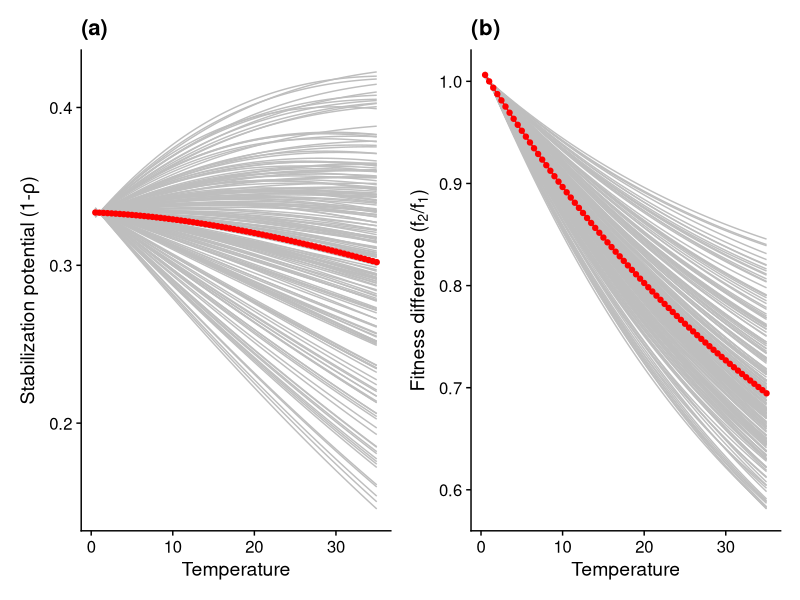
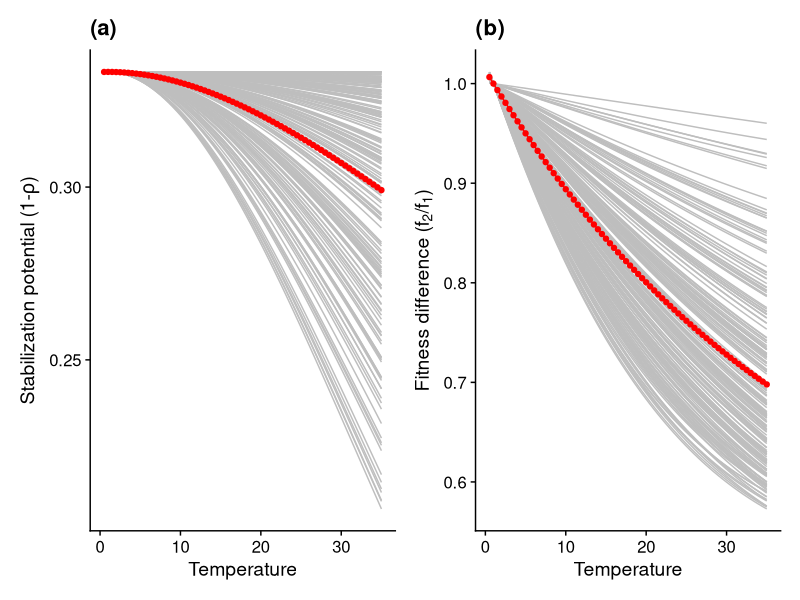
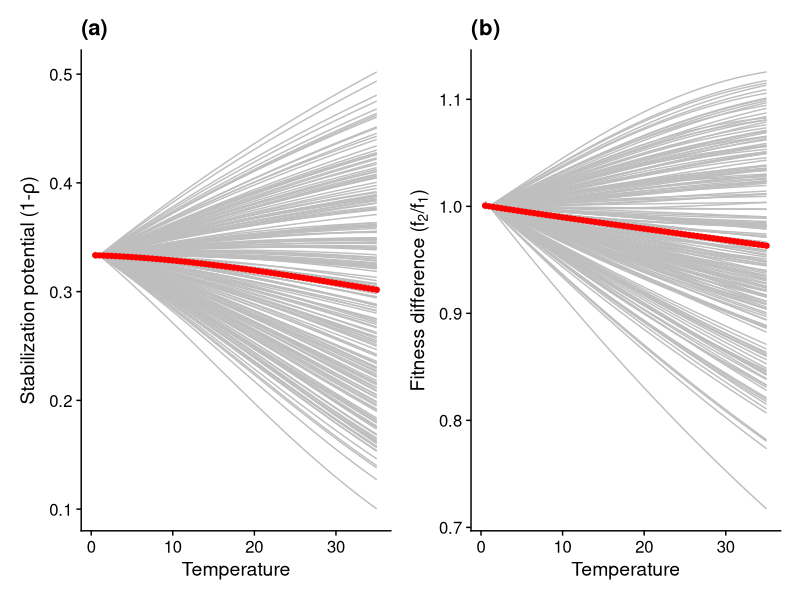
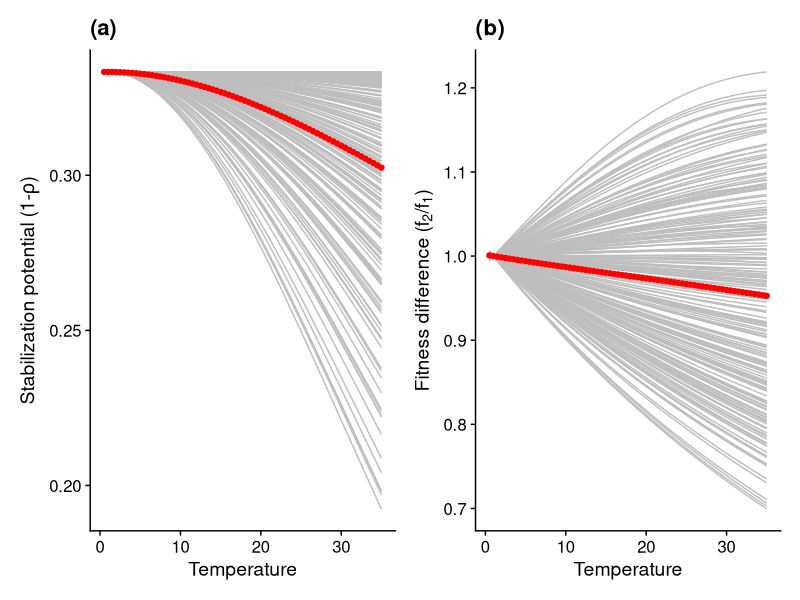
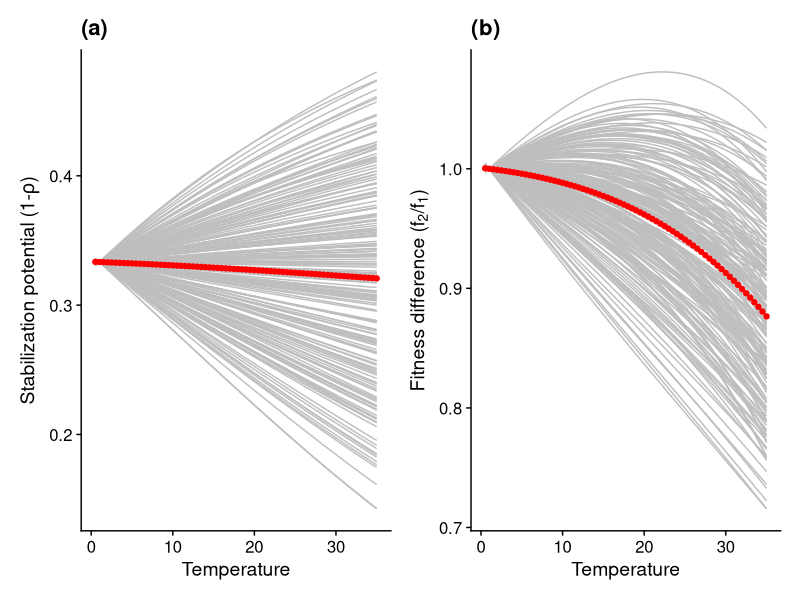
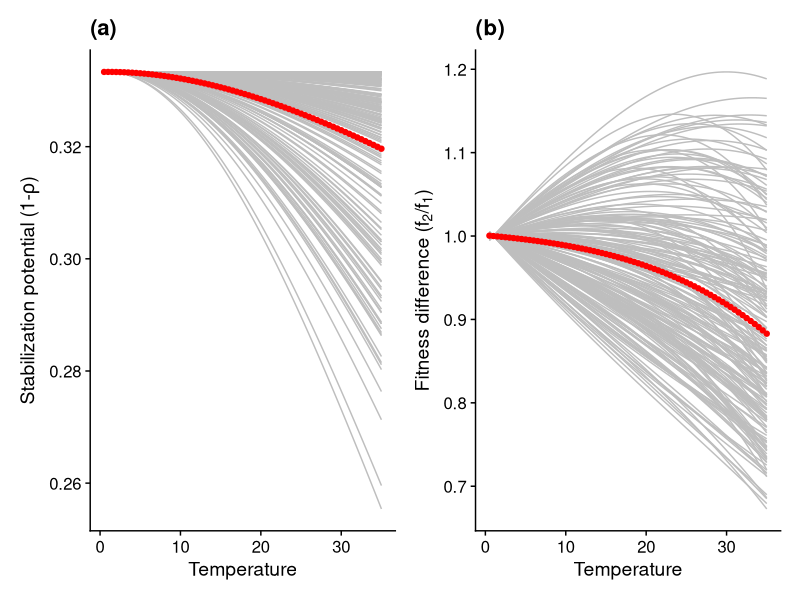
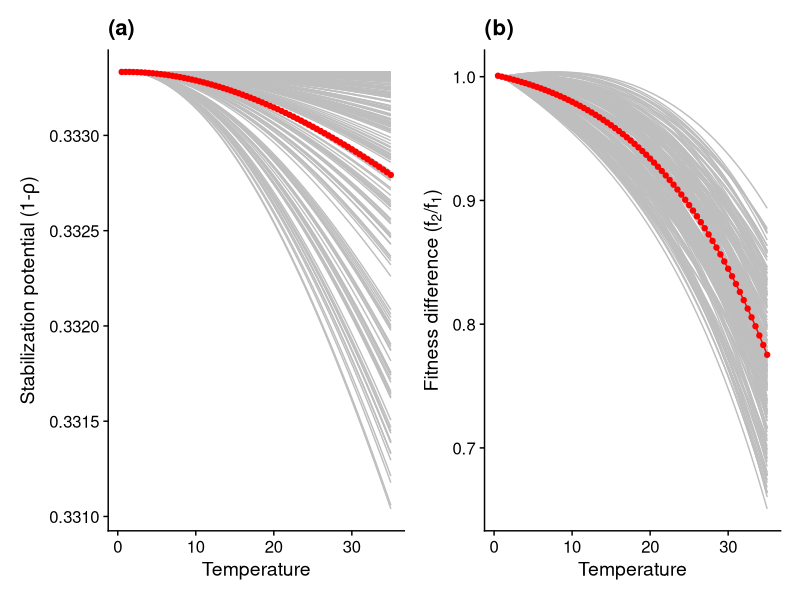
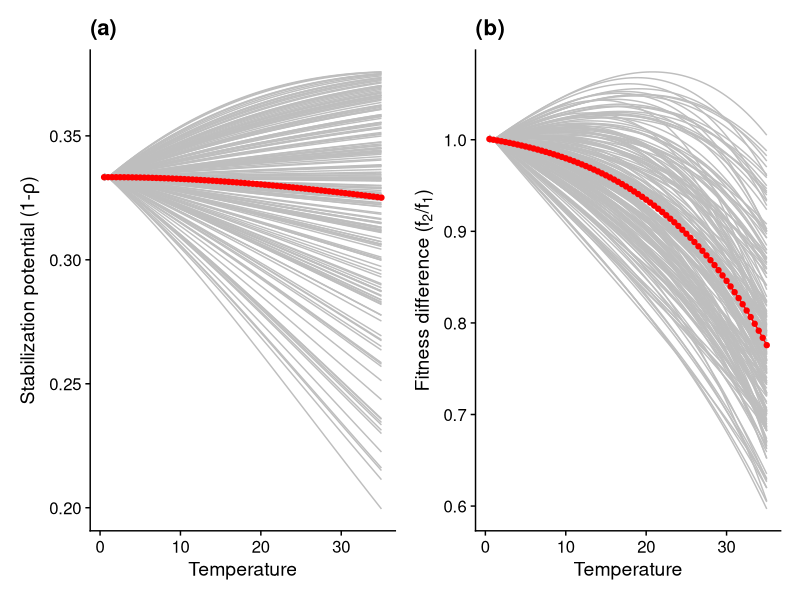

Here is the R script that generated these plots, in order:
### PJK Apr 30 2020
library(tidyverse)
library(cowplot)
library(patchwork)
theme_set(theme_cowplot())



### Arrhenius function to model the temperature dependence
arrhenius_function <- function(Temp, E, b1, ref_temp = 1) {
  k <- 8.62e-05 #Boltzmann's constant
  E <- E # 0.6 # activation energy (eV)
  T <- Temp+273.15 #range of temp in K
  Tc <- ref_temp+273.15 #reference temperature
  
  metabolism<-(b1*exp(1)^(E*(1/(k*Tc)-1/(k*T))))
  return(metabolism)
}


### JB modifying to have two consumer species, 1 and 2, and two resource species, N and P
### Function to calculate MCT components under different temperatures
temp_dependences_MacArthur <- function(T = 25, ref_temp2 = 1,
                                       r_EaN = 0.5, r_EaP = 0.5, 
                                       c_Ea1N = 0.8, c_Ea1P = 0.8, 
                                       c_Ea2N = 0.8, c_Ea2P = 0.8, 
                                       K_EaN = -0.3, K_EaP = -0.3, 
                                       v_EaN = 0.0, v_EaP = 0.0, 
                                       m_Ea1 = 0.6, m_Ea2 = 0.6,
									   C1N_b = 0.2, c2P_b = 0.2,
									   c1P_b = 0.4, c2N_b = 0.4
									   ){
  
  # resource growth rates
  rN = arrhenius_function(Temp = T, E = r_EaN, b1 = 0.05) 
  rP = arrhenius_function(Temp = T, E = r_EaP, b1 = 0.05) 
  
  # resource carrying capacity
  KN = arrhenius_function(Temp = T, E = K_EaN, b1 = 2) 
  KP = arrhenius_function(Temp = T, E = K_EaP, b1 = 2) 
  
  # cij = per capita consumption of comsumer i on resource j
  c1N = arrhenius_function(Temp = T, E = c_Ea1N, b1 = C1N_b)
  c1P = arrhenius_function(Temp = T, E = c_Ea1P, b1 = c1P_b) ## species 1 consumes more P than N
  c2N = arrhenius_function(Temp = T, E = c_Ea2N, b1 = c2N_b) ## species 2 consumes more N than P
  c2P = arrhenius_function(Temp = T, E = c_Ea2P, b1 = c2P_b) 
  
  # vij = conversion factor that converts resource j into biomass of consumer i
  v1N = arrhenius_function(Temp = T, E = v_EaN, b1 = 0.2)
  v2N = arrhenius_function(Temp = T, E = v_EaN, b1 = 0.4) ## species 2 converts N more efficiently 
  v1P = arrhenius_function(Temp = T, E = v_EaP, b1 = 0.4) ## species 1 converts P more efficiently 
  v2P = arrhenius_function(Temp = T, E = v_EaP, b1 = 0.2)
  
  # mortality rates
  m1 = arrhenius_function(Temp = T, E = m_Ea1, b1 = 0.01)
  m2 = arrhenius_function(Temp = T, E = m_Ea2, b1 = 0.01)
  
  # Absolute competition coefficients
  beta11 = v1N * c1N * (KN/rN) * c1N + v1P * c1P * (KP/rP) * c1P ### intra
  beta12 = v1N * c1N * (KN/rN) * c2N + v1P * c1P * (KP/rP) * c2P ### inter
  beta22 = v2N * c2N * (KN/rN) * c2N + v2P * c2P * (KP/rP) * c2P ### intra
  beta21 = v2N * c2N * (KN/rN) * c1N + v2P * c2P * (KP/rP) * c1P ### inter
  
  
  g1 = v1N * c1N * KN + v1P * c1P * KP - m1 ### growth rate of the consumer 1
  g2 = v2N * c2N * KN + v2P * c2P * KP - m2 ### growth rate of consumer 2
  
  # Relative competition coefficients 
  a11 = beta11 / g1
  a21 = beta21 / g2
  a22 = beta22 / g2
  a12 = beta12 / g1
  
  # MCT components
  rho <- sqrt((a12*a21)/(a11*a22)) #niche overlap
  stabil_potential <- 1 - rho #stabilizing potential
  fit_ratio <- sqrt((a11*a12)/(a22*a21))  #fitness ratio
  coexist <- rho < fit_ratio &  fit_ratio < 1/rho
  
  # report results
  data.frame(T = T, 
             a11 = a11, a12 = a12, a22 = a22, a21 = a21, g1 = g1, g2 = g2,
             stabil_potential = stabil_potential, fit_ratio = fit_ratio, rho = rho, coexist = coexist, 
             m1 = m1, m2 = m2, rN = rN, rP = rP, KN = KN, KP = KP,
             c1N = c1N,  c1P = c1P,  c2N = c2N, c2P = c2P)
}



### Function to plot: parameter values, consumption vector slopes, ND & FD
plot_MacArthur <- function(Data.parameter, Data.temperature){
  
  # panel a: parameter value ~ temperature | species
  panel.a = 
    ggplot(Data.parameter, 
           aes(x = T, y = value, col = parameter)) +
    geom_point() +
    xlab("Temperature") +
    ylab(label = "Parameter value") + 
    ggtitle("(a)") +
    theme(legend.position = "bottom")
  
  # panel b: consumption vector slope ~ temperature | species
  Temp = data.frame(T = Data.temperature$T, 
                    slope1 = Data.temperature$c1P / Data.temperature$c1N, 
                    slope2 = Data.temperature$c2P / Data.temperature$c2N)
  Temp = Temp %>% gather(value=value, key=parameter, -T)
  panel.b = 
    ggplot(Temp, 
           aes(x = T, y = value, col = parameter)) +
    geom_point() +
    geom_hline(yintercept = 1, linetype=5) +
    xlab("Temperature") +
    ylab("Parameter value") + 
    ggtitle("(b)") +
    theme(legend.position = "bottom")
  
  # panel c: ND ~ temperature
  panel.c = 
    Data.temperature %>%
    filter((g1 > 0) & (g2 > 0)) %>%
    ggplot(aes(x = T, y = stabil_potential, col = T)) +
    geom_point() +
    scale_color_viridis_c("Temperature", end = 0.8) +
    xlab("Temperature") +
    ylab(expression(paste("Stabilization potential (1-", rho, ")"))) + 
    ggtitle("(c)") +
    theme(legend.position = "bottom")
  
  # panel d: FD ~ temperature
  panel.d = 
    Data.temperature %>%
    filter((g1 > 0) & (g2 > 0)) %>%
    ggplot(aes(x = T, y = fit_ratio, col = T)) +
    geom_point() +
    scale_color_viridis_c("Temperature", end = 0.8) +
    xlab("Temperature") +
    ylab(expression(paste("Fitness difference (", f[2], "/", f[1], ")"))) + 
    ggtitle("(d)") +
    theme(legend.position = "bottom")
  
  # panel e: FD ~ ND
  panel.e = 
    Data.temperature %>%
    filter((g1 > 0) & (g2 > 0)) %>%
    ggplot(aes(x = stabil_potential, y = fit_ratio, col = T)) +
    geom_point() +
    geom_ribbon(data = data.frame(x = seq(min(Data.temperature$stabil_potential)*0.99, max(Data.temperature$stabil_potential)*1.01, 0.001)),
                aes(x = x,
                    y = NULL, 
                    ymin = 1-x,
                    ymax = 1/(1-x)),
                fill = "grey", color = "black", alpha = 0.3) +
    geom_hline(yintercept = 1, linetype=5) +
    scale_x_continuous(expand=c(0, 0)) + 
    scale_color_viridis_c("Temperature", end = 0.8) +
    xlab(expression(paste("Stabilization potential (1-", rho, ")"))) +
    ylab(expression(paste("Fitness difference (", f[2], "/", f[1], ")"))) + 
    ggtitle("(e)") +
    theme(legend.position = "bottom")
  
  # Combine panels
  return(panel.a + panel.b + panel.c + panel.d + panel.e + plot_layout(nrow=1))
  
}



### Function to plot: alpha, competitive impact, sensitivity to competition
plot_MacArthur_alpha <- function(Data.temperature){
  
  # panel a: alpha ~ temperature | species
  Data.alpha = Data.temperature[, c("T", "a11", "a12", "a22", "a21")] %>% gather(value=value, key=parameter, -T)
  panel.a = 
    ggplot(Data.alpha, 
           aes(x = T, y = value, col = parameter)) +
    geom_point() +
    scale_color_manual(values=c("a11"="#08519c", "a21"="#6baed6", "a22"="#a50f15", "a12"="#fb6a4a")) + 
    xlab("Temperature") +
    ylab(expression(alpha[ij])) + 
    ggtitle("(a)") +
    theme(legend.position = "bottom")
  
  # panel b: relative impact ~ temperature | species
  Temp = data.frame(T = Data.temperature$T, 
                    rel.impact1 = Data.temperature$a21 / Data.temperature$a11, 
                    rel.impact2 = Data.temperature$a12 / Data.temperature$a22)
  Temp = Temp %>% gather(value=value, key=parameter, -T)
  panel.b = 
    ggplot(Temp, 
           aes(x = T, y = value, col = parameter)) +
    geom_point() +
    scale_color_manual(values=c("rel.impact1"="#08519c", "rel.impact2"="#a50f15")) + 
    xlab("Temperature") +
    ylab(expression(paste("Relative impact (", alpha[ji], "/", alpha[ii], ")"))) + 
    ggtitle("(b)") +
    theme(legend.position = "bottom")
  
  # panel c: sensitivity to competition ~ temperature | species
  Temp2 = data.frame(T = Data.temperature$T, 
                     sen1 = Data.temperature$a12 * Data.temperature$a11, 
                     sen2 = Data.temperature$a21 * Data.temperature$a22)
  Temp2 = Temp2 %>% gather(value=value, key=parameter, -T)
  panel.c = 
    ggplot(Temp2, 
           aes(x = T, y = value, col = parameter)) +
    geom_point() +
    scale_color_manual(values=c("sen1"="#08519c", "sen2"="#a50f15")) + 
    xlab("Temperature") +
    ylab(expression(paste("Sensitivity (", alpha[ii], "*", alpha[ij], ")"))) + 
    ggtitle("(c)") +
    theme(legend.position = "bottom")
  
  # Combine panels
  return(panel.a + panel.b + panel.c + plot_layout(nrow=1))
  
}


### Function to plot: ND & FD under random assembled species
plot_MacArthur_random <- function(Data.temperature){

  # Get mean response 
  average = 
    Data.temperature %>%
    group_by(T) %>%
    summarise(mean.stabil = mean(stabil_potential), 
              mean.fit = mean(fit_ratio))
  
  # panel a: ND ~ temperature
  panel.a = 
    Data.temperature %>%
    filter((g1 > 0) & (g2 > 0)) %>%
    ggplot(aes(x = T, y = stabil_potential, group=Trial)) +
    geom_line(col="grey") +
    geom_point(data = average, aes(x = T, y = mean.stabil, group = NULL), col="red") +
    geom_line(data = average, aes(x = T, y = mean.stabil, group=NULL), col="red") +
    xlab("Temperature") +
    ylab(expression(paste("Stabilization potential (1-", rho, ")"))) + 
    ggtitle("(a)") +
    theme(legend.position = "bottom")
  
  # panel b: FD ~ temperature
  panel.b = 
    Data.temperature %>%
    filter((g1 > 0) & (g2 > 0)) %>%
    ggplot(aes(x = T, y = fit_ratio, group=Trial)) +
    geom_line(col="grey") +
    geom_point(data = average, aes(x = T, y = mean.fit, group = NULL), col="red") +
    geom_line(data = average, aes(x = T, y = mean.fit, group=NULL), col="red") +
    xlab("Temperature") +
    ylab(expression(paste("Fitness difference (", f[2], "/", f[1], ")"))) + 
    ggtitle("(b)") +
    theme(legend.position = "bottom")
  
  # # panel c: FD ~ ND
  # panel.c = 
    # Data.temperature %>%
    # filter((g1 > 0) & (g2 > 0)) %>%
    # ggplot(aes(x = stabil_potential, y = fit_ratio, group=Trial)) +
    # geom_point(col="grey") +
    # geom_point(data = average, aes(x = mean.stabil, y = mean.fit, group = NULL), col="red") +
    # geom_line(data = average, aes(x = mean.stabil, y = mean.fit, group=NULL), col="red") +
    # geom_ribbon(data = data.frame(x = seq(min(Data.temperature$stabil_potential)*0.99, max(Data.temperature$stabil_potential)*1.01, 0.001)),
    #             aes(x = x,
    #                 y = NULL,
    #                 ymin = 1-x,
    #                 ymax = 1/(1-x),
    #                 group = NULL),
    #             fill = "grey", color = "black", alpha = 0.3) +
    # geom_hline(yintercept = 1, linetype=5) +
    # scale_x_continuous(expand=c(0, 0)) +
    # scale_color_viridis_c("Temperature", end = 0.8) +
    # xlab(expression(paste("Stabilization potential (1-", rho, ")"))) +
    # ylab(expression(paste("Fitness difference (", f[2], "/", f[1], ")"))) +
    # ggtitle("(c)") +
    # theme(legend.position = "bottom")
  
  # Combine panels
  return(panel.a + panel.b + plot_layout(nrow=1))
  
}

### SIMULATE !
### r varies with temperature & species have different activation energy for r (benefitting Sp1: r_Ea2 > r_Ea1)
# ### Other parameters vary with temperature (same AE between species for other parameters) 
# Data.temperature.r = temp_dependences_MacArthur(T = seq(0, 35, by = 0.1), 
#                                                 r_Ea1 = 0.3, r_Ea2 = 0.5, 
#                                                 K_Ea1 = -0.3, K_Ea2 = -0.3, 
#                                                 c_Ea11 = 0.8, c_Ea12 = 0.8, 
#                                                 c_Ea21 = 0.8, c_Ea22 = 0.8, 
#                                                 v_Ea1 = 0.0, v_Ea2 = 0.0, 
#                                                 m_Ea1 = 0.6, m_Ea2 = 0.6)

# ### Other parameters do not vary with temperature (AE=0) to disentangle underlying mechanism 
# ### Patterns are similar with previous simulations
# Data.temperature.r = temp_dependences_MacArthur(T = seq(0, 35, by = 0.1), 
#                                                 r_EaN = 0.3, r_EaP = 0.5, 
#                                                 K_EaN = -0.0, K_EaP = -0.0, 
#                                                 c_Ea1N = 0.0, c_Ea1P = 0.0, 
#                                                 c_Ea2N = 0.0, c_Ea2P = 0.0, 
#                                                 v_EaN = 0.0, v_EaP = 0.0, 
#                                                 m_Ea1 = 0.0, m_Ea2 = 0.0)
# Data.parameter.r = Data.temperature.r[, c("T", "rN", "rP")] %>% gather(value=value, key=parameter, -T)
# Plot.r = plot_MacArthur(Data.parameter.r, Data.temperature.r)
# Plot.alpha.r = plot_MacArthur_alpha(Data.temperature.r)
# ggsave(file="figures/joey-exploring/MacArthur-scenario-r-unequal-vs.png", plot = Plot.r, device = "png", width=17.5, height=4)
# ggsave(file="figures/joey-exploring/MacArthur-scenario-r-alpha.png", plot = Plot.alpha.r, device = "png", width=10.5, height=4)

### Mean reference species vs. Random target species (random species 2)
times = 200
Random.r = as.data.frame(matrix(0, length(seq(0.5, 35, by = 0.5)) * times, 21 + 1))
for(i in 1:times){
  temp = temp_dependences_MacArthur(T = seq(0.5, 35, by = 0.5),
                                    r_EaN = 0.3, r_EaP = 0.3 * 1.5,
                                    K_EaN = -0.3, K_EaP = -0.3 * runif(1, 0.9, 1.1),
                                    c_Ea1N = 0.8, c_Ea1P = 0.8,
                                    c_Ea2N = 0.8 * runif(1, 0.9, 1.1), c_Ea2P = 0.8 * runif(1, 0.9, 1.1),
                                    v_EaN = 0.0, v_EaP = 0.0,
                                    m_Ea1 = 0.6, m_Ea2 = 0.6 * runif(1, 0.9, 1.1))
  temp$Trial = rep(i, length(seq(0.5, 35, by = 0.5)))
  Random.r[(length(seq(0.5, 35, by = 0.5)) * (i - 1) + 1) : ((length(seq(0.5, 35, by = 0.5))) * (i - 1) + length(seq(0.5, 35, by = 0.5))), ] = temp
  names(Random.r) = names(temp)
}
Plot.r.random = plot_MacArthur_random(Random.r)
ggsave(filename ="../figures/RandomTargetSpecies/RandomMacArthur_r.pdf", plot = Plot.r.random, device = "pdf", width=8, height=4)

### Random reference species vs. Deviate-one-trait target species
times = 200
Random.ref.r = as.data.frame(matrix(0, length(seq(0.5, 35, by = 0.5)) * times, 21 + 1))
for(i in 1:times){
  Rand_r_EaN = 0.3 * runif(1, 0.9, 1.1)
  Rand_K_EaN = -0.3 * runif(1, 0.9, 1.1)
  Rand_c_Ea1N = 0.8 * runif(1, 0.9, 1.1)
  Rand_c_Ea1P = 0.8 * runif(1, 0.9, 1.1)
  Rand_v_EaN = 0.0
  Rand_m_Ea1 = 0.6 * runif(1, 0.9, 1.1)
  temp = temp_dependences_MacArthur(T = seq(0.5, 35, by = 0.5),
                                    r_EaN = Rand_r_EaN, r_EaP = Rand_r_EaN * 1.5,
                                    K_EaN = Rand_K_EaN, K_EaP = Rand_K_EaN,
                                    c_Ea1N = Rand_c_Ea1N, c_Ea1P = Rand_c_Ea1P,
                                    c_Ea2N = Rand_c_Ea1N, c_Ea2P = Rand_c_Ea1P,
                                    v_EaN = Rand_v_EaN, v_EaP = Rand_v_EaN,
                                    m_Ea1 = Rand_m_Ea1, m_Ea2 = Rand_m_Ea1)
  temp$Trial = rep(i, length(seq(0.5, 35, by = 0.5)))
  Random.ref.r[(length(seq(0.5, 35, by = 0.5)) * (i - 1) + 1) : ((length(seq(0.5, 35, by = 0.5))) * (i - 1) + length(seq(0.5, 35, by = 0.5))), ] = temp
  names(Random.ref.r) = names(temp)
}
Plot.r.random.ref = plot_MacArthur_random(Random.ref.r)
ggsave(filename ="../figures/RandomReferenceSpecies/RandomMacArthur_r.pdf", plot = Plot.r.random.ref, device = "pdf", width=8, height=4)


### K varies with temperature & species have different activation energy for K (benefitting Sp1: K_Ea2 > K_Ea1)
# ### Other parameters vary with temperature (same AE between species for other parameters) 
# Data.temperature.K = temp_dependences_MacArthur(T = seq(0, 35, by = 0.1), 
#                                                 r_Ea1 = 0.5, r_Ea2 = 0.5, 
#                                                 K_Ea1 = -0.3, K_Ea2 = -0.1, 
#                                                 c_Ea11 = 0.8, c_Ea12 = 0.8, 
#                                                 c_Ea21 = 0.8, c_Ea22 = 0.8, 
#                                                 v_Ea1 = 0.0, v_Ea2 = 0.0, 
#                                                 m_Ea1 = 0.6, m_Ea2 = 0.6)

# ### Other parameters do not vary with temperature (AE=0) to disentangle underlying mechanism
# ### Patterns are similar with previous simulations
# Data.temperature.K = temp_dependences_MacArthur(T = seq(0, 35, by = 0.1), 
#                                                 r_EaN = 0.0, r_EaP = 0.0, 
#                                                 K_EaN = -0.3, K_EaP = -0.1, 
#                                                 c_Ea1N = 0.0, c_Ea1P = 0.0, 
#                                                 c_Ea2N = 0.0, c_Ea2P = 0.0, 
#                                                 v_EaN = 0.0, v_EaP = 0.0, 
#                                                 m_Ea1 = 0.0, m_Ea2 = 0.0)
# Data.parameter.K = Data.temperature.K[, c("T", "KN", "KP")] %>% gather(value=value, key=parameter, -T)
# Plot.K = plot_MacArthur(Data.parameter.K, Data.temperature.K)
# Plot.alpha.K = plot_MacArthur_alpha(Data.temperature.K)
# ggsave(file="figures/joey-exploring/MacArthur-scenario-K.png", plot=Plot.K, device = "png", width=17.5, height=4)
# ggsave(file="figures/joey-exploring/MacArthur-scenario-K-alpha.png", plot=Plot.alpha.K, device = "png", width=10.5, height=4)

### Mean reference species vs. Random target species
times = 200
Random.K = as.data.frame(matrix(0, length(seq(0.5, 35, by = 0.5)) * times, 21 + 1))
for(i in 1:times){
  temp = temp_dependences_MacArthur(T = seq(0.5, 35, by = 0.5),
                                    r_EaN = 0.3, r_EaP = 0.3 * runif(1, 0.9, 1.1),
                                    K_EaN = -0.3, K_EaP = -0.3 * 0.5,
                                    c_Ea1N = 0.8, c_Ea1P = 0.8,
                                    c_Ea2N = 0.8 * runif(1, 0.9, 1.1), c_Ea2P = 0.8 * runif(1, 0.9, 1.1),
                                    v_EaN = 0.0, v_EaP = 0.0,
                                    m_Ea1 = 0.6, m_Ea2 = 0.6 * runif(1, 0.9, 1.1))
  temp$Trial = rep(i, length(seq(0.5, 35, by = 0.5)))
  Random.K[(length(seq(0.5, 35, by = 0.5)) * (i - 1) + 1) : ((length(seq(0.5, 35, by = 0.5))) * (i - 1) + length(seq(0.5, 35, by = 0.5))), ] = temp
  names(Random.K) = names(temp)
}
Plot.K.random = plot_MacArthur_random(Random.K)
ggsave(filename ="../figures/RandomTargetSpecies/RandomMacArthur_K.pdf", plot = Plot.K.random, device = "pdf", width=8, height=4)

### Random reference species vs. Deviate-one-trait target species
times = 200
Random.ref.K = as.data.frame(matrix(0, length(seq(0.5, 35, by = 0.5)) * times, 21 + 1))
for(i in 1:times){
  Rand_r_EaN = 0.3 * runif(1, 0.9, 1.1)
  Rand_K_EaN = -0.3 * runif(1, 0.9, 1.1)
  Rand_c_Ea1N = 0.8 * runif(1, 0.9, 1.1)
  Rand_c_Ea1P = 0.8 * runif(1, 0.9, 1.1)
  Rand_v_EaN = 0.0
  Rand_m_Ea1 = 0.6 * runif(1, 0.9, 1.1)
  temp = temp_dependences_MacArthur(T = seq(0.5, 35, by = 0.5),
                                    r_EaN = Rand_r_EaN, r_EaP = Rand_r_EaN,
                                    K_EaN = Rand_K_EaN, K_EaP = Rand_K_EaN * 0.5,
                                    c_Ea1N = Rand_c_Ea1N, c_Ea1P = Rand_c_Ea1P,
                                    c_Ea2N = Rand_c_Ea1N, c_Ea2P = Rand_c_Ea1P,
                                    v_EaN = Rand_v_EaN, v_EaP = Rand_v_EaN,
                                    m_Ea1 = Rand_m_Ea1, m_Ea2 = Rand_m_Ea1)
  temp$Trial = rep(i, length(seq(0.5, 35, by = 0.5)))
  Random.ref.K[(length(seq(0.5, 35, by = 0.5)) * (i - 1) + 1) : ((length(seq(0.5, 35, by = 0.5))) * (i - 1) + length(seq(0.5, 35, by = 0.5))), ] = temp
  names(Random.ref.K) = names(temp)
}
Plot.K.random.ref = plot_MacArthur_random(Random.ref.K)
ggsave(filename ="../figures/RandomReferenceSpecies/RandomMacArthur_K.pdf", plot = Plot.K.random.ref, device = "pdf", width=8, height=4)


### m varies with temperature & species have different activation energy for m (benefitting Sp1: m_Ea1 < m_Ea2)
# ### Other parameters vary with temperature (same AE between species for other parameters) 
# Data.temperature.m = temp_dependences_MacArthur(T = seq(0, 35, by = 0.1), 
#                                                 r_Ea1 = 0.5, r_Ea2 = 0.5, 
#                                                 K_Ea1 = -0.3, K_Ea2 = -0.3, 
#                                                 c_Ea11 = 0.8, c_Ea12 = 0.8, 
#                                                 c_Ea21 = 0.8, c_Ea22 = 0.8, 
#                                                 v_Ea1 = 0.0, v_Ea2 = 0.0, 
#                                                 m_Ea1 = 0.4, m_Ea2 = 0.6)

# ### Other parameters do not vary with temperature (AE=0) to disentangle underlying mechanism
# ### Patterns are similar with previous simulations
# Data.temperature.m = temp_dependences_MacArthur(T = seq(0, 35, by = 0.1), 
#                                                 r_EaN = 0.0, r_EaP = 0.0, 
#                                                 K_EaN = -0.0, K_EaP = -0.0, 
#                                                 c_Ea1N = 0.0, c_Ea1P = 0.0, 
#                                                 c_Ea2N = 0.0, c_Ea2P = 0.0, 
#                                                 v_EaN = 0.0, v_EaP = 0.0, 
#                                                 m_Ea1 = 0.4, m_Ea2 = 0.6)
# Data.parameter.m = Data.temperature.m[, c("T", "m1", "m2")] %>% gather(value=value, key=parameter, -T)
# Plot.m = plot_MacArthur(Data.parameter.m, Data.temperature.m)
# Plot.alpha.m = plot_MacArthur_alpha(Data.temperature.m)
# ggsave(file="figures/joey-exploring/MacArthur-scenario-m.png", plot=Plot.m, device = "png", width=17.5, height=4)
# ggsave(file="figures/joey-exploring/MacArthur-scenario-m-alpha.png", plot=Plot.alpha.m, device = "png", width=10.5, height=4)

### Mean reference species vs. Random target species
times = 200
Random.m = as.data.frame(matrix(0, length(seq(0.5, 35, by = 0.5)) * times, 21 + 1))
for(i in 1:times){
  temp = temp_dependences_MacArthur(T = seq(0.5, 35, by = 0.5),
                                    r_EaN = 0.3, r_EaP = 0.3 * runif(1, 0.9, 1.1),
                                    K_EaN = -0.3, K_EaP = -0.3 * runif(1, 0.9, 1.1),
                                    c_Ea1N = 0.8, c_Ea1P = 0.8,
                                    c_Ea2N = 0.8 * runif(1, 0.9, 1.1), c_Ea2P = 0.8 * runif(1, 0.9, 1.1),
                                    v_EaN = 0.0, v_EaP = 0.0,
                                    m_Ea1 = 0.6, m_Ea2 = 0.6 * 1.5)
  temp$Trial = rep(i, length(seq(0.5, 35, by = 0.5)))
  Random.m[(length(seq(0.5, 35, by = 0.5)) * (i - 1) + 1) : ((length(seq(0.5, 35, by = 0.5))) * (i - 1) + length(seq(0.5, 35, by = 0.5))), ] = temp
  names(Random.m) = names(temp)
}
Plot.m.random = plot_MacArthur_random(Random.m)
ggsave(filename ="../figures/RandomTargetSpecies/RandomMacArthur_m.pdf", plot = Plot.m.random, device = "pdf", width=8, height=4)

### Random reference species vs. Deviate-one-trait target species
times = 200
Random.ref.m = as.data.frame(matrix(0, length(seq(0.5, 35, by = 0.5)) * times, 21 + 1))
for(i in 1:times){
  Rand_r_EaN = 0.3 * runif(1, 0.9, 1.1)
  Rand_K_EaN = -0.3 * runif(1, 0.9, 1.1)
  Rand_c_Ea1N = 0.8 * runif(1, 0.9, 1.1)
  Rand_c_Ea1P = 0.8 * runif(1, 0.9, 1.1)
  Rand_v_EaN = 0.0
  Rand_m_Ea1 = 0.6 * runif(1, 0.9, 1.1)
  temp = temp_dependences_MacArthur(T = seq(0.5, 35, by = 0.5),
                                    r_EaN = Rand_r_EaN, r_EaP = Rand_r_EaN,
                                    K_EaN = Rand_K_EaN, K_EaP = Rand_K_EaN,
                                    c_Ea1N = Rand_c_Ea1N, c_Ea1P = Rand_c_Ea1P,
                                    c_Ea2N = Rand_c_Ea1N, c_Ea2P = Rand_c_Ea1P,
                                    v_EaN = Rand_v_EaN, v_EaP = Rand_v_EaN,
                                    m_Ea1 = Rand_m_Ea1, m_Ea2 = Rand_m_Ea1 * 1.5)
  temp$Trial = rep(i, length(seq(0.5, 35, by = 0.5)))
  Random.ref.m[(length(seq(0.5, 35, by = 0.5)) * (i - 1) + 1) : ((length(seq(0.5, 35, by = 0.5))) * (i - 1) + length(seq(0.5, 35, by = 0.5))), ] = temp
  names(Random.ref.m) = names(temp)
}
Plot.m.random.ref = plot_MacArthur_random(Random.ref.m)
ggsave(filename ="../figures/RandomReferenceSpecies/RandomMacArthur_m.pdf", plot = Plot.m.random.ref, device = "pdf", width=8, height=4)


### c varies with temperature & species have different activation energy for c (benefitting Sp1: c_Ea1i > c_Ea2i)
# ### Other parameters vary with temperature (same AE between species for other parameters) 
# Data.temperature.c = temp_dependences_MacArthur(T = seq(0, 35, by = 0.1),
#                                                 r_Ea1 = 0.5, r_Ea2 = 0.5,
#                                                 K_Ea1 = -0.3, K_Ea2 = -0.3,
#                                                 c_Ea11 = 0.8, c_Ea12 = 0.8,
#                                                 c_Ea21 = 0.6, c_Ea22 = 0.6,
#                                                 v_Ea1 = 0.0, v_Ea2 = 0.0,
#                                                 m_Ea1 = 0.6, m_Ea2 = 0.6)
# Data.parameter.c = Data.temperature.c[, c("T", "c11", "c12", "c21", "c22")] %>% gather(value=value, key=parameter, -T)
# Plot.c = plot_MacArthur(Data.parameter.c, Data.temperature.c)
# Plot.alpha.c = plot_MacArthur_alpha(Data.temperature.c)
# ggsave(file="../figures/MacArthur-scenario-c-2.png", plot=Plot.c, device = "png", width=17.5, height=4)
# ggsave(file="../figures/MacArthur-scenario-c-alpha-2.png", plot=Plot.alpha.c, device = "png", width=10.5, height=4)

# ### Other parameters do not vary with temperature (AE=0) to disentangle underlying mechanism
# ### Patterns are different with previous simulations, indicating interactive effect among parameters
# Data.temperature.c = temp_dependences_MacArthur(T = seq(0, 35, by = 0.1), 
#                                                 r_EaN = 0.0, r_EaP = 0.0, 
#                                                 K_EaN = -0.0, K_EaP = -0.0, 
#                                                 c_Ea1N = 0.8, c_Ea1P = 0.8, 
#                                                 c_Ea2N = 0.6, c_Ea2P = 0.6, 
#                                                 v_EaN = 0.0, v_EaP = 0.0, 
#                                                 m_Ea1 = 0.0, m_Ea2 = 0.0)
# Data.parameter.c = Data.temperature.c[, c("T", "c1N", "c1P", "c2N", "c2P")] %>% gather(value=value, key=parameter, -T)
# Plot.c = plot_MacArthur(Data.parameter.c, Data.temperature.c)
# Plot.alpha.c = plot_MacArthur_alpha(Data.temperature.c)
# ggsave(file="figures/joey-exploring/MacArthur-scenario-c.png", plot=Plot.c, device = "png", width=17.5, height=4)
# ggsave(file="figures/joey-exploring/MacArthur-scenario-c-alpha.png", plot=Plot.alpha.c, device = "png", width=10.5, height=4)

### Mean reference species vs. Random target species
times = 200
Random.c = as.data.frame(matrix(0, length(seq(0.5, 35, by = 0.5)) * times, 21 + 1))
for(i in 1:times){
  temp = temp_dependences_MacArthur(T = seq(0.5, 35, by = 0.5),
                                    r_EaN = 0.3, r_EaP = 0.3 * runif(1, 0.9, 1.1),
                                    K_EaN = -0.3, K_EaP = -0.3 * runif(1, 0.9, 1.1),
                                    c_Ea1N = 0.8, c_Ea1P = 0.8,
                                    c_Ea2N = 0.8 * 0.5, c_Ea2P = 0.8 * 0.5,
                                    v_EaN = 0.0, v_EaP = 0.0,
                                    m_Ea1 = 0.6, m_Ea2 = 0.6 * runif(1, 0.9, 1.1))
  temp$Trial = rep(i, length(seq(0.5, 35, by = 0.5)))
  Random.c[(length(seq(0.5, 35, by = 0.5)) * (i - 1) + 1) : ((length(seq(0.5, 35, by = 0.5))) * (i - 1) + length(seq(0.5, 35, by = 0.5))), ] = temp
  names(Random.c) = names(temp)
}
Plot.c.random = plot_MacArthur_random(Random.c)
ggsave(filename ="../figures/RandomTargetSpecies/RandomMacArthur_c.pdf", plot = Plot.c.random, device = "pdf", width=8, height=4)

### Random reference species vs. Deviate-one-trait target species
times = 200
Random.ref.c = as.data.frame(matrix(0, length(seq(0.5, 35, by = 0.5)) * times, 21 + 1))
for(i in 1:times){
  Rand_r_EaN = 0.3 * runif(1, 0.9, 1.1)
  Rand_K_EaN = -0.3 * runif(1, 0.9, 1.1)
  Rand_c_Ea1N = 0.8 * runif(1, 0.9, 1.1)
  Rand_c_Ea1P = 0.8 * runif(1, 0.9, 1.1)
  Rand_v_EaN = 0.0
  Rand_m_Ea1 = 0.6 * runif(1, 0.9, 1.1)
  temp = temp_dependences_MacArthur(T = seq(0.5, 35, by = 0.5),
                                    r_EaN = Rand_r_EaN, r_EaP = Rand_r_EaN,
                                    K_EaN = Rand_K_EaN, K_EaP = Rand_K_EaN,
                                    c_Ea1N = Rand_c_Ea1N, c_Ea1P = Rand_c_Ea1P,
                                    c_Ea2N = Rand_c_Ea1N * 0.5, c_Ea2P = Rand_c_Ea1P * 0.5,
                                    v_EaN = Rand_v_EaN, v_EaP = Rand_v_EaN,
                                    m_Ea1 = Rand_m_Ea1, m_Ea2 = Rand_m_Ea1)
  temp$Trial = rep(i, length(seq(0.5, 35, by = 0.5)))
  Random.ref.c[(length(seq(0.5, 35, by = 0.5)) * (i - 1) + 1) : ((length(seq(0.5, 35, by = 0.5))) * (i - 1) + length(seq(0.5, 35, by = 0.5))), ] = temp
  names(Random.ref.c) = names(temp)
}
Plot.c.random.ref = plot_MacArthur_random(Random.ref.c)
ggsave(filename ="../figures/RandomReferenceSpecies/RandomMacArthur_c.pdf", plot = Plot.c.random.ref, device = "pdf", width=8, height=4)


### preference varies with temperature & species have different activation energy for c (c_Ea11 > c_Ea12 & c_Ea22 > c_Ea21)
# ### Other parameters vary with temperature (same AE between species for other parameters) 
# Data.temperature.p = temp_dependences_MacArthur(T = seq(0, 35, by = 0.1),
#                                                 r_Ea1 = 0.5, r_Ea2 = 0.5,
#                                                 K_Ea1 = -0.3, K_Ea2 = -0.3,
#                                                 c_Ea11 = 0.95, c_Ea12 = 0.65,
#                                                 c_Ea21 = 0.6, c_Ea22 = 0.8,
#                                                 v_Ea1 = 0.0, v_Ea2 = 0.0,
#                                                 m_Ea1 = 0.6, m_Ea2 = 0.6)

# ### Other parameters do not vary with temperature (AE=0) to disentangle underlying mechanism
# ### Patterns are similar with previous simulations
# Data.temperature.p = temp_dependences_MacArthur(T = seq(0, 35, by = 0.1), 
#                                                 r_EaN = 0.0, r_EaP = 0.0, 
#                                                 K_EaN = -0.0, K_EaP = -0.0, 
#                                                 c_Ea1N = 0.95, c_Ea1P = 0.65, 
#                                                 c_Ea2N = 0.6, c_Ea2P = 0.8, 
#                                                 v_EaN = 0.0, v_EaP = 0.0, 
#                                                 m_Ea1 = 0.0, m_Ea2 = 0.0)
# Data.parameter.p = Data.temperature.p[, c("T", "c1N", "c1P", "c2N", "c2P")] %>% gather(value=value, key=parameter, -T)
# Plot.p = plot_MacArthur(Data.parameter.p, Data.temperature.p)
# Plot.alpha.p = plot_MacArthur_alpha(Data.temperature.p)
# ggsave(file="figures/joey-exploring/MacArthur-scenario-p.png", plot=Plot.p, device = "png", width=14, height=4)
# ggsave(file="figures/joey-exploring/MacArthur-scenario-p-alpha.png", plot=Plot.alpha.p, device = "png", width=10.5, height=4)

### Mean reference species vs. Random target species
times = 200
Random.p = as.data.frame(matrix(0, length(seq(0.5, 35, by = 0.5)) * times, 21 + 1))
for(i in 1:times){
  temp = temp_dependences_MacArthur(T = seq(0.5, 35, by = 0.5),
                                    r_EaN = 0.3, r_EaP = 0.3 * runif(1, 0.9, 1.1),
                                    K_EaN = -0.3, K_EaP = -0.3 * runif(1, 0.9, 1.1),
                                    c_Ea1N = 1.0, c_Ea1P = 0.8,
                                    c_Ea2N = 0.8 * 0.5, c_Ea2P = 1.0 * 0.5,
                                    v_EaN = 0.0, v_EaP = 0.0,
                                    m_Ea1 = 0.6, m_Ea2 = 0.6 * runif(1, 0.9, 1.1))
  temp$Trial = rep(i, length(seq(0.5, 35, by = 0.5)))
  Random.p[(length(seq(0.5, 35, by = 0.5)) * (i - 1) + 1) : ((length(seq(0.5, 35, by = 0.5))) * (i - 1) + length(seq(0.5, 35, by = 0.5))), ] = temp
  names(Random.p) = names(temp)
}
Plot.p.random = plot_MacArthur_random(Random.p)
ggsave(filename ="../figures/RandomTargetSpecies/RandomMacArthur_p2.pdf", plot = Plot.p.random, device = "pdf", width=8, height=4)

### Random reference species vs. Deviate-one-trait target species
times = 200
Random.ref.p = as.data.frame(matrix(0, length(seq(0.5, 35, by = 0.5)) * times, 21 + 1))
for(i in 1:times){
  Rand_r_EaN = 0.3 * runif(1, 0.9, 1.1)
  Rand_K_EaN = -0.3 * runif(1, 0.9, 1.1)
  Rand_c_Ea1N = 1.0 * runif(1, 0.9, 1.1)
  Rand_c_Ea1P = 0.8 * runif(1, 0.9, 1.1)
  Rand_v_EaN = 0.0
  Rand_m_Ea1 = 0.6 * runif(1, 0.9, 1.1)
  temp = temp_dependences_MacArthur(T = seq(0.5, 35, by = 0.5),
                                    r_EaN = Rand_r_EaN, r_EaP = Rand_r_EaN,
                                    K_EaN = Rand_K_EaN, K_EaP = Rand_K_EaN,
                                    c_Ea1N = Rand_c_Ea1N, c_Ea1P = Rand_c_Ea1P,
                                    c_Ea2N = Rand_c_Ea1P * 0.5, c_Ea2P = Rand_c_Ea1N * 0.5,
                                    v_EaN = Rand_v_EaN, v_EaP = Rand_v_EaN,
                                    m_Ea1 = Rand_m_Ea1, m_Ea2 = Rand_m_Ea1)
  temp$Trial = rep(i, length(seq(0.5, 35, by = 0.5)))
  Random.ref.p[(length(seq(0.5, 35, by = 0.5)) * (i - 1) + 1) : ((length(seq(0.5, 35, by = 0.5))) * (i - 1) + length(seq(0.5, 35, by = 0.5))), ] = temp
  names(Random.ref.p) = names(temp)
}
Plot.p.random.ref = plot_MacArthur_random(Random.ref.p)
ggsave(filename ="../figures/RandomReferenceSpecies/RandomMacArthur_p1.pdf", plot = Plot.p.random.ref, device = "pdf", width=8, height=4)
